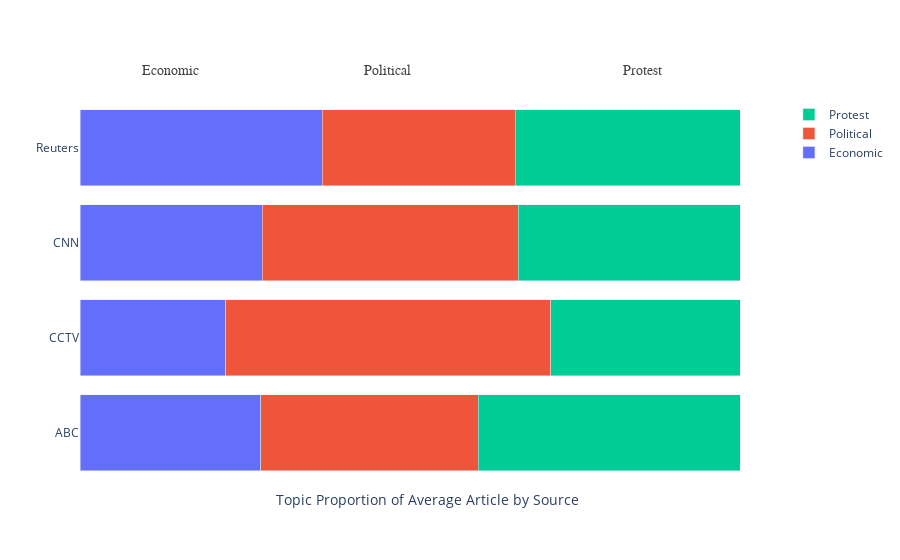

Source (notebook cell):
### Code cell
fig = go.Figure()
annotations = []

for topic in topics:
    source_data = [ round(float(metrics_by_source[topic][metrics_by_source.index == source]), 3) for source in sources ]
    fig.add_trace(go.Bar(
        name=f'{topic.capitalize()}', 
        x=source_data, 
        y=sources,
        orientation='h',
    ))
    if topic == topics[0]:
        annotations.append(dict(
            xref='x',
            yref='paper',
            x=source_data[0] / 2, y=1.1,
            text=f'{topic.capitalize()}',
            showarrow=False,
            font=dict(
                family='Arial',
                size=14,
                color='rgb(67, 67, 67)',
            ),
        ))
    elif topic == topics[1]:
        annotations.append(dict(
            xref='x',
            yref='paper',
            x=(source_data[0] / 1.5) + (source_data[1] / 2),
            y=1.1,
            text=f'{topic.capitalize()}',
            font=dict(
                family='Arial',
                size=14,
                color='rgb(67, 67, 67)',
            ),
            showarrow=False,
        ))
    else:
        annotations.append(dict(
            xref='x',
            yref='paper',
            x=source_data[0] + source_data[1] + (source_data[2] / 2),
            y=1.1,
            text=f'{topic.capitalize()}',
            font=dict(
                family='Arial',
                size=14,
                color='rgb(67, 67, 67)',
            ),
            showarrow=False,
        ))

fig.update_layout(
    xaxis=dict(
        showgrid=False,
        showline=False,
        showticklabels=False,
        zeroline=False,
    ),
    yaxis=dict(
        showgrid=False,
        showline=False,
        showticklabels=True,
        zeroline=False,
    ),
    barmode='stack',
    paper_bgcolor='rgb(255, 255, 255)',
    plot_bgcolor='rgb(255, 255, 255)',
    xaxis_title='Topic Proportion of Average Article by Source',
    annotations=annotations,
)

fig.show()

### Figure 1 — Plotly figure (JSON) as saved in the notebook; plotly's stock layout.template omitted (floating-point values rounded to 4 significant figures)
{"data": [{"name": "Economic", "orientation": "h", "type": "bar", "x": [0.274, 0.221, 0.276, 0.367], "y": ["ABC", "CCTV", "CNN", "Reuters"]}, {"name": "Political", "orientation": "h", "type": "bar", "x": [0.329, 0.492, 0.388, 0.292], "y": ["ABC", "CCTV", "CNN", "Reuters"]}, {"name": "Protest", "orientation": "h", "type": "bar", "x": [0.397, 0.287, 0.336, 0.341], "y": ["ABC", "CCTV", "CNN", "Reuters"]}], "layout": {"annotations": [{"font": {"color": "rgb(67, 67, 67)", "family": "Arial", "size": 14}, "showarrow": false, "text": "Economic", "x": 0.137, "xref": "x", "y": 1.1, "yref": "paper"}, {"font": {"color": "rgb(67, 67, 67)", "family": "Arial", "size": 14}, "showarrow": false, "text": "Political", "x": 0.4653, "xref": "x", "y": 1.1, "yref": "paper"}, {"font": {"color": "rgb(67, 67, 67)", "family": "Arial", "size": 14}, "showarrow": false, "text": "Protest", "x": 0.852, "xref": "x", "y": 1.1, "yref": "paper"}], "barmode": "stack", "paper_bgcolor": "rgb(255, 255, 255)", "plot_bgcolor": "rgb(255, 255, 255)", "xaxis": {"showgrid": false, "showline": false, "showticklabels": false, "title": {"text": "Topic Proportion of Average Article by Source"}, "zeroline": false}, "yaxis": {"showgrid": false, "showline": false, "showticklabels": true, "zeroline": false}}}
